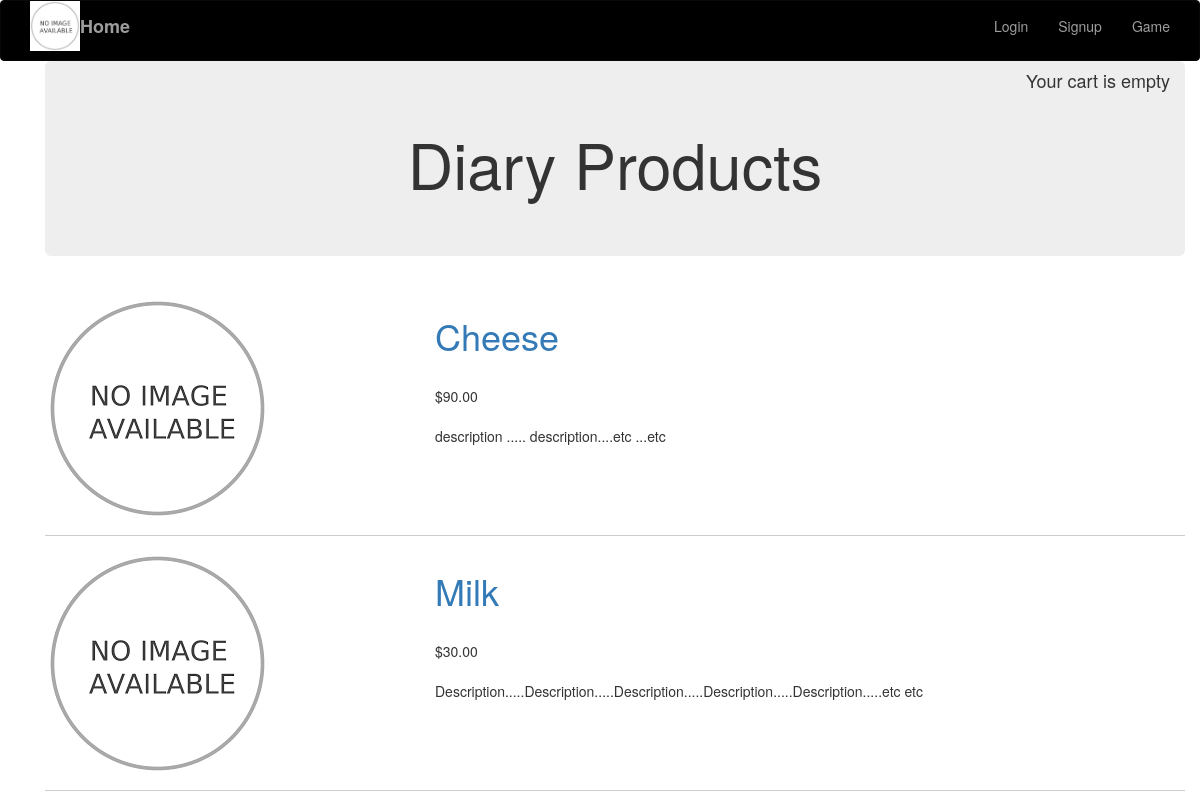
Before: /milk-products/ with the older database file.
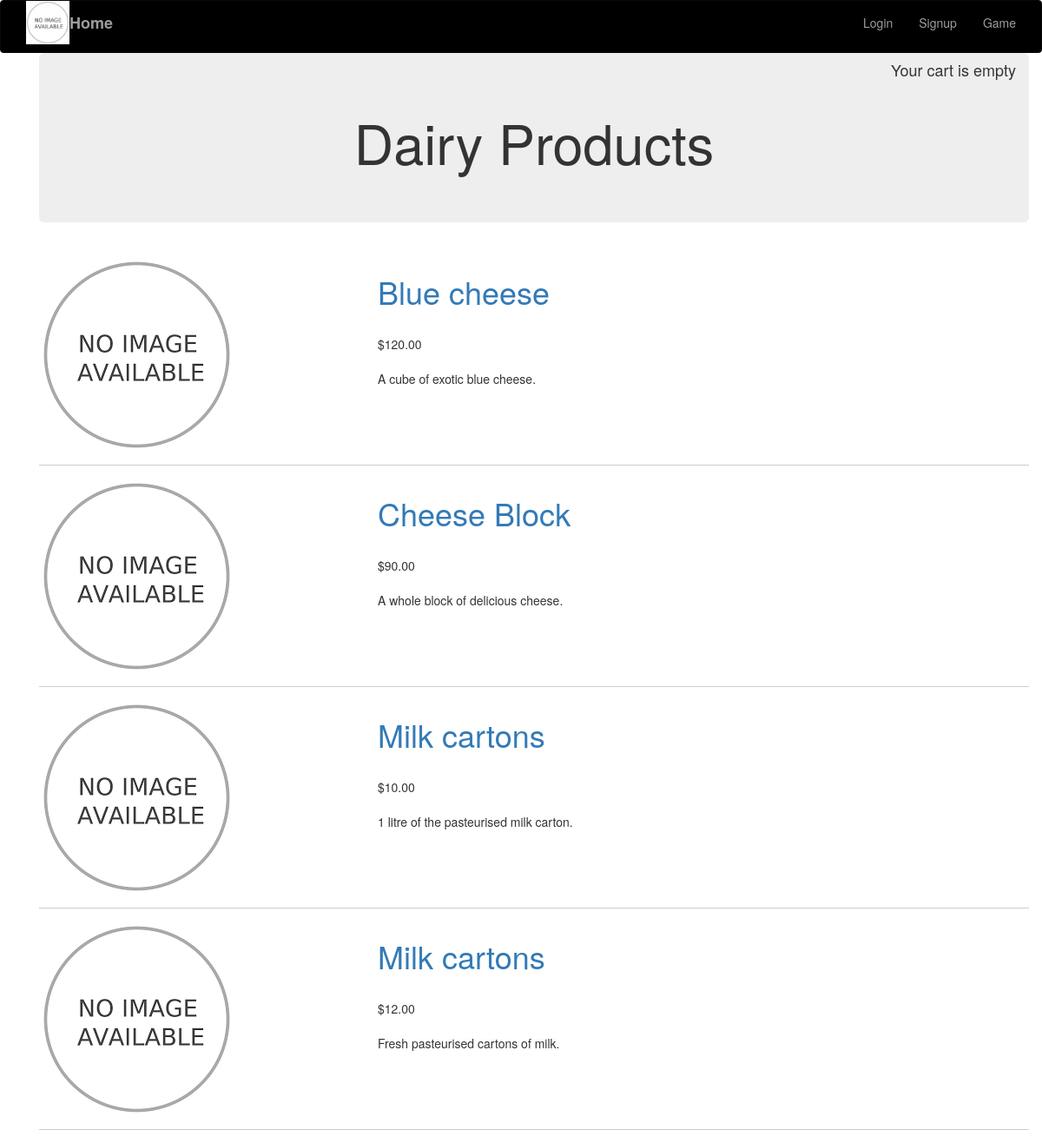
After: the same page with the newer database file.
### supermarket/models.py (models this page shows, shortened)
class Category(models.Model):
    name = models.CharField(max_length=200, db_index=True)
    slug = models.SlugField(max_length=200, db_index=True, unique=True)
    class Meta:
        ordering = ('name',)
        verbose_name = 'category'
        verbose_name_plural = 'categories'

class Productdb(models.Model):
    category = models.ForeignKey(Category, related_name='products',on_delete=models.PROTECT)
    name = models.CharField(max_length=200, db_index=True)
    slug = models.SlugField(max_length=200, db_index=True)
    image = ResizedImageField(size=[300, 300], upload_to='products/%Y/%m/%d', blank=True)
    description = models.TextField(blank=True)
    price = models.DecimalField(max_digits=10, decimal_places=2)
    stock = models.PositiveIntegerField()
    available = models.BooleanField(default=True)
    created = models.DateTimeField(auto_now_add=True)
    updated = models.DateTimeField(auto_now=True)
    class Meta:
        ordering = ('name',)
        index_together = (('id', 'slug'),)
    def get_absolute_url(self):
        return reverse('product_detail', args=[self.id, self.slug])

### supermarket/views.py (the view)
# urls.py: url(r'^(?P<category_slug>[-\w]+)/$', core_views.product_list, name='product_list_by_category'),
def product_list(request, category_slug=None):
    category = None
    categories = Category.objects.all()
    products = Productdb.objects.filter(available=True)
    if category_slug:
        category = get_object_or_404(Category, slug=category_slug)
        products = products.filter(category=category)
    return render(request, 'list.html', {'category': category,
                                                      'categories': categories,
                                                      'products': products})

### cart/cart.py (called while the page is built)
    def __len__(self):
        return sum(item['quantity'] for item in self.cart.values())

### cart/context_processors.py (called while the page is built)
def cart(request):
    return {'cart': Cart(request) }

### market/templates/list.html (shortened to what this page needs)
{% extends "base.html" %}
{% load static %}
{% block content %}
<div class="pull-right" >
    {% with total_items=cart|length %}
        {% if cart|length > 0 %}
            <h4>Your cart:</h4>
            <a href="{% url "cart:cart_detail" %}">
                <h4>{{ total_items }} item{{ total_items|pluralize }}, ${{ cart.get_total_price }}</h4>
            </a>
        {% else %}
            <h4>Your cart is empty</h4>
        {% endif %}
    {% endwith %}
</div>
    <div class ="container">
      <div class ="jumbotron" style= "text-align :center ; margin :0 auto">
        <h1>{% if category %}{{ category.name }}{% else %}Products{% endif %}</h1>
        </div>
        <br>
        <br>
        {% for product in products %}
            <div class="row">
              <div class="col-md-4">
                <a href="{{ product.get_absolute_url }}">
                    <img src= {% if product.image %}"{{ product.image.url }}"{% else %}"{% static "images/no_image.png" %}"{% endif %}>
                </a>
              </div>
              <div class="col-xs-8">
                <h1><a href="{{ product.get_absolute_url }}">{{ product.name }}</a></h1><br>
                ${{ product.price }}<br>
                <br>
                {{ product.description|linebreaks }}
              </div>
            </div>
                 <hr style="display: block;height: 1px;border: 0;border-top: 1px solid #ccc;margin: 1em 0;padding: 0;">
        {% endfor %}
    </div>
{% endblock %}

### market/templates/base.html (shortened to what this page needs)
<!DOCTYPE html>
{% load static %}
<html lang="en">
  <head>
    <link rel="stylesheet" href="{% static "css/base.css" % }"/>
    <link rel="stylesheet" href="https://maxcdn.bootstrapcdn.com/bootstrap/3.3.7/css/bootstrap.min.css">
  </head>
<body>
  <nav class="navbar  large navbar navbar-inverse bg-inverse" style= "width:100% ; margin: 0 auto;background-color:#000000">
    <div class="container">
            <ul class="nav navbar-nav ">
              <li>  <img src="{% static "/images/no_image.png" %}" alt="Path Finder" style="width:50px;height:50px;"></li>
              <li ><label><a class ="navbar-brand " href="{% url 'home' %}">Home</a></label></li>
</ul>
<ul class="nav navbar-nav navbar-right">
            {% if user.is_authenticated %}
            <li><a class ="navbar-link " href="{% url 'logout' %}"><span class="glyphicon glyphicon-user"></span>logout</a></li>
            <li><a class ="navbar-link"href="{% url 'home2' %}">Game</a></label></li>
                  <li><a class ="navbar-link"href="{% url 'about' %}">About</a></label></li>
            {% else %}
            <li><a class ="navbar-link"href="{% url 'login' %}">Login</a></label></li>
            <li><a class ="navbar-link"href="{% url 'signup' %}">Signup</a></label></li>
            <li><a class ="navbar-link"href="{% url 'home2' %}">Game</a></label></li>
            {% endif %}
</ul>
</div>
</nav>
    <div class="container" style="height :100% ">
        <main>
          {% block content %}
          {% endblock %}
        </main>
      </div>
  </body>
</html>

Changed rows visible on the page:
changed Category: name "Diary Products" → "Dairy Products"
added Productdb: name "Blue cheese", price "120.00", description "A cube of exotic blue cheese."
changed Productdb: name "Cheese" → "Cheese Block"; description "description ..... description....etc ...etc" → "A whole block of delicious cheese."
changed Productdb: name "Milk" → "Milk cartons"; price "30.00" → "10.00"; description "Description.....Description.....Description.....Description.....Description.....etc etc" → "1 litre of the pasteurised milk carton."
added Productdb: name "Milk cartons", price "12.00", description "Fresh pasteurised cartons of milk."
